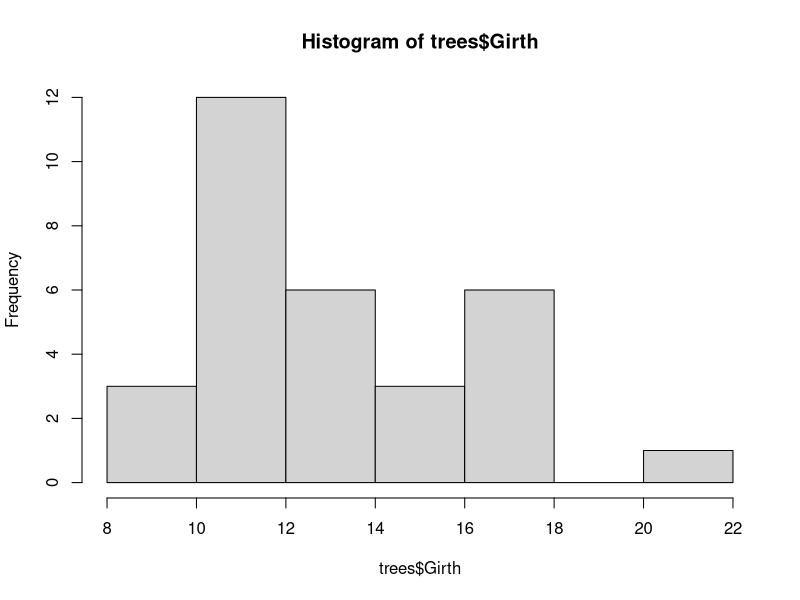
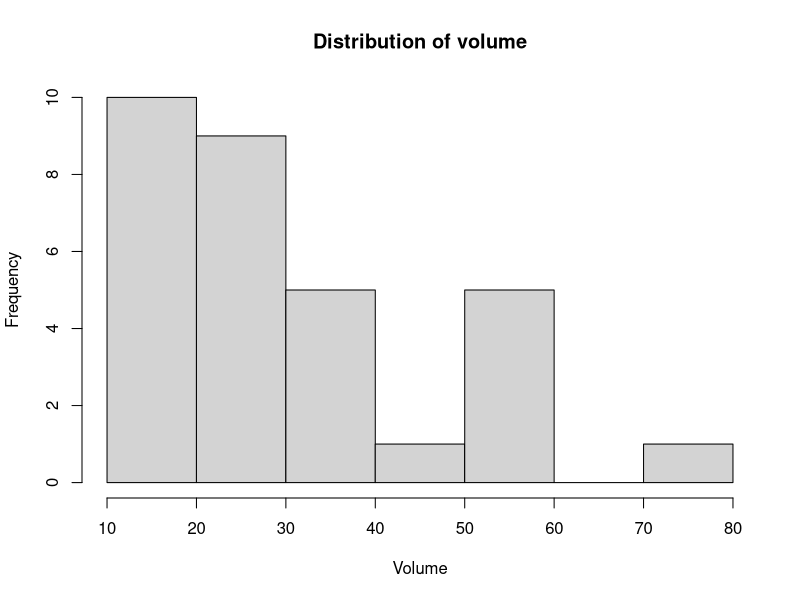
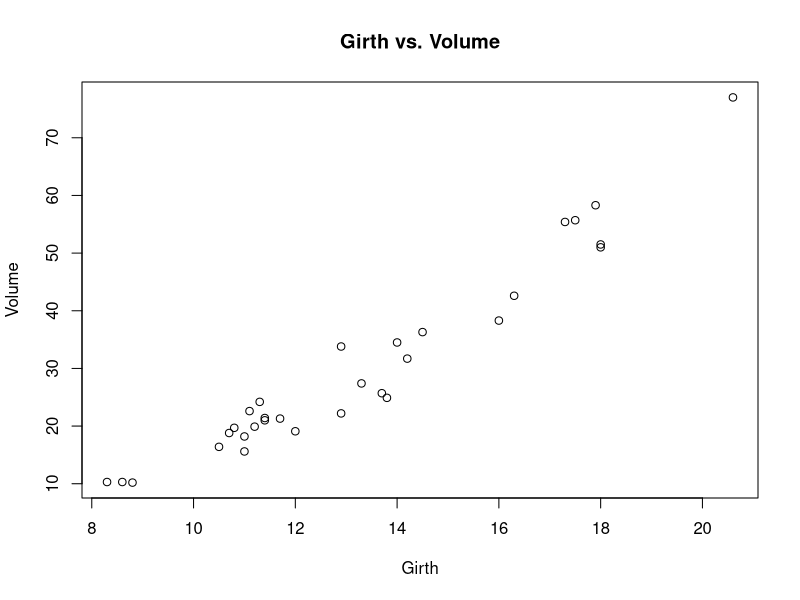

Write the R code that produced these figures, in order.
## ---- chunk 1
library(ggplot2)
## ---- chunk 2
data("trees")
head(trees)
## ---- chunk 3
hist(trees$Girth)
## ---- chunk 4
hist(trees$Volume,
     main = "Distribution of volume",
     xlab = "Volume")
## ---- chunk 5
plot(trees$Girth, trees$Volume,
     main = "Girth vs. Volume",
     xlab = "Girth",
     ylab = "Volume")
## ---- chunk 6
shapiro.test(trees$Volume)
## ---- chunk 7
shapiro.test(trees$Girth)
